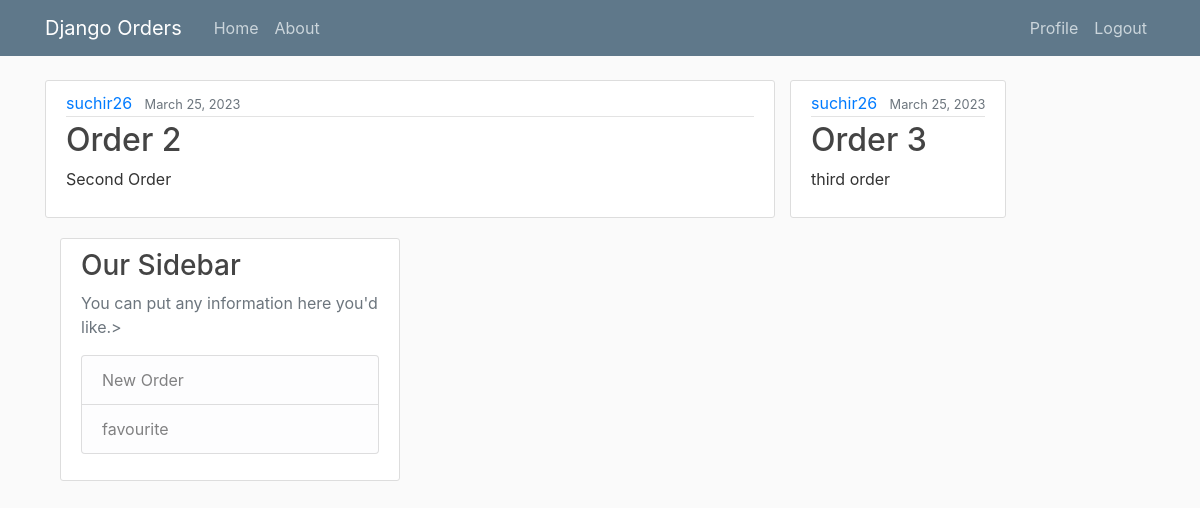
The app's page /favourite_list/ (signed in) with its own data.
### orders/models.py (models this page shows, shortened)
class Orders(models.Model):
    title = models.CharField(max_length=100)
    content = models.TextField()
    date_posted = models.DateTimeField(default=timezone.now)
    orderer = models.ForeignKey(User, on_delete=models.CASCADE)
    favourites = models.ManyToManyField(User, related_name='favourite', blank=True )

### orders/views.py (the view)
# urls.py: path('favourite_list/', views.favourite_list, name='favourite-list'),
def favourite_list(request):
    new = Orders.objects.filter(favourites=request.user)
    return render(request,'orders/favourite_list.html',{'new':new})

### orders/templates/orders/favourite_list.html (shortened to what this page needs)
{% extends 'orders/base.html'%}
{% block content%}
{% for order in new %}
     <article class="media content-section">
       <div class="media-body">
         <div class="article-metadata">
           <a class="mr-2" href="{% url 'profile'%}">{{ order.orderer }}</a>
           <small class="text-muted">{{ order.date_posted|date:"F d, Y" }}</small>
         </div>
         <h2><a class="article-title" href="{% url 'orders-detail' order.id %}">{{ order.title }}</a></h2>
         <p class="article-content">{{ order.content }}</p>
       </div>
       </div>
   {% endfor %}
{% endblock %}

### orders/static/orders/main.css (style rules this page uses)
body { background: #fafafa; color: #333333; margin-top: 5rem; }
h1, h2, h3, h4, h5, h6 { color: #444444; }
.content-section { background: #ffffff; padding: 10px 20px; border: 1px solid #dddddd; border-radius: 3px; margin-bottom: 20px; }
.article-title { color: #444444; }
.article-content { white-space: pre-line; }
.article-metadata { padding-bottom: 1px; margin-bottom: 4px; border-bottom: 1px solid #e3e3e3 }

### records on screen
Orders: orderer "suchir26", date_posted "March 25, 2023", title "Order 2", content "Second Order"
Orders: orderer "suchir26", date_posted "March 25, 2023", title "Order 3", content "third order"
